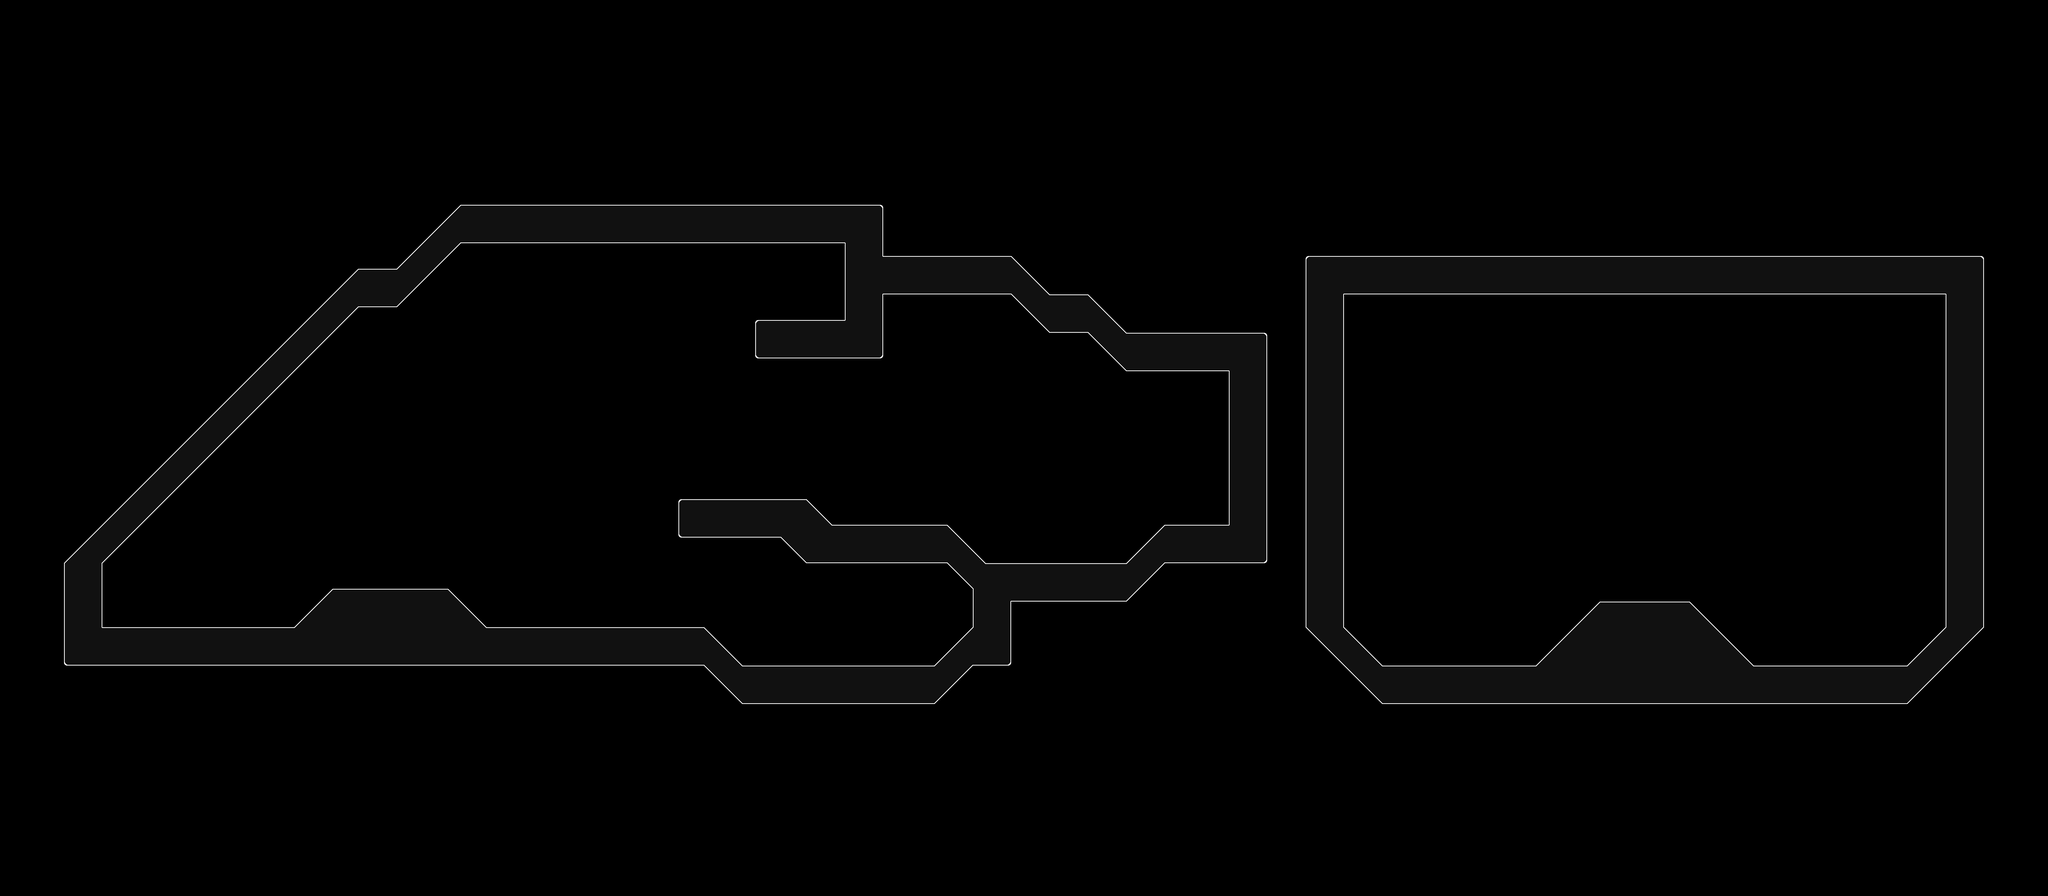

This game map was drawn from its Tiled (.tmx) file and the tilesets committed beside it. A one-line description and the trimmed map source follow:
An orthogonal 160x70 tile map with 32x32 px tiles, 1 tile layer (Tile Layer 1) and 113 objects (15x Multitrigger, 13x Text, 11x Particle, 10x Camera, 10x Dialog, ...).

<map version="1.10" tiledversion="1.11.0" orientation="orthogonal" renderorder="right-down" compressionlevel="0" width="160" height="70" tilewidth="32" tileheight="32" infinite="0" nextlayerid="4" nextobjectid="143">
 <properties>
  <property name="customShader" type="bool" value="true" />
  <property name="music" value="HUB" />
 </properties>
 <tileset firstgid="1" source="main_0.tsx" />
 <layer id="1" name="Tile Layer 1" width="160" height="70">
  <data>[11200 cells, 1371 non-empty, 17 distinct tile ids]</data>
 </layer>
 <objectgroup id="2" name="collision-layer">
  <object id="1" x="256" y="1568">
   <polyline points="0,0 480,0 576,-96 864,-96 960,0 1504,0 1600,96 2080,96 2176,0 2176,-96 2112,-160 1760,-160 1696,-224 1440,-224 1440,-320 1760,-320 1824,-256 2112,-256 2208,-160 2560,-160 2656,-256 2816,-256 2816,-640 2560,-640 2464,-736 2368,-736 2272,-832 1952,-832 1952,-672 1632,-672 1632,-768 1856,-768 1856,-960 896,-960 736,-800 640,-800 0,-160 0,0" />
  </object>
  <object id="106" x="3456" y="1664">
   <polyline points="0,0 384,0 544,-160 768,-160 928,0 1312,0 1408,-96 1408,-928 -96,-928 -96,-96 0,0" />
  </object>
 </objectgroup>
 <objectgroup id="3" name="event-layer">
  <object id="4" name="Dropthrough" type="Dropthrough" x="832" y="1248" width="288" height="8" />
  <object id="5" name="NavigationMultiplayer" type="NavigationMultiplayer" x="928" y="1376" width="96" height="96">
   <properties>
    <property name="modes" value="" />
    <property name="tag" value="MULTIPLAYER" />
    <property name="title" value="Navigations" />
    <property name="triggeredId" value="globalSpectatorActivation" />
   </properties>
  </object>
  <object id="6" name="Text" type="Text" x="928" y="1376" width="32" height="32">
   <properties>
    <property name="scale" type="float" value="0.3" />
    <property name="text" value="NAVIGATIONS" />
   </properties>
  </object>
  <object id="7" name="Armory" type="Armory" x="832" y="1152" width="96" height="96">
   <properties>
    <property name="triggeredId" value="armory" />
    <property name="unlock" type="bool" value="false" />
   </properties>
  </object>
  <object id="8" name="Reliquary" type="Reliquary" x="1024" y="1152" width="96" height="96">
   <properties>
    <property name="triggeredId" value="reliquary" />
    <property name="unlock" type="bool" value="false" />
   </properties>
  </object>
  <object id="9" name="Text" type="Text" x="832" y="1152" width="32" height="32">
   <properties>
    <property name="scale" type="float" value="0.3" />
    <property name="text" value="ARMORY" />
   </properties>
  </object>
  <object id="10" name="Text" type="Text" x="1024" y="1152" width="32" height="32">
   <properties>
    <property name="scale" type="float" value="0.3" />
    <property name="text" value="RELIQUARY" />
   </properties>
  </object>
  <object id="11" name="Dropthrough" type="Dropthrough" x="1120" y="1056" width="352" height="8" />
  <object id="12" name="Dropthrough" type="Dropthrough" x="1536" y="1248" width="160" height="8" />
  <object id="13" name="Arcanery" type="Arcanery" x="1312" y="1472" width="96" height="96">
   <properties>
    <property name="triggeredId" value="dispensary" />
    <property name="unlock" type="bool" value="false" />
   </properties>
  </object>
  <object id="14" name="Text" type="Text" x="1312" y="1472" width="32" height="32">
   <properties>
    <property name="scale" type="float" value="0.3" />
    <property name="text" value="ARCANERY" />
   </properties>
  </object>
  <object id="15" name="ChoiceBranch" type="ChoiceBranch" x="352" y="1472" width="96" height="96">
   <properties>
    <property name="closeAfterSelect" type="bool" value="true" />
    <property name="optionNames" value="COMMUNICATIONS_OPTIONS" />
    <property name="options" value="tourStart,poemStart" />
    <property name="title" value="COMMUNICATIONS" />
    <property name="triggeredId" value="communication" />
   </properties>
  </object>
  <object id="16" name="Text" type="Text" x="352" y="1472" width="32" height="32">
   <properties>
    <property name="scale" type="float" value="0.3" />
    <property name="text" value="COMMUNICATIONS" />
   </properties>
  </object>
  <object id="17" name="Dropthrough" type="Dropthrough" x="1728" y="800" width="160" height="8" />
  <object id="18" name="Dormitory" type="Dormitory" x="1888" y="1568" width="96" height="96">
   <properties>
    <property name="triggeredId" value="dormitory" />
    <property name="unlock" type="bool" value="false" />
   </properties>
  </object>
  <object id="19" name="Text" type="Text" x="1888" y="1568" width="32" height="32">
   <properties>
    <property name="scale" type="float" value="0.3" />
    <property name="text" value="DORMITORY" />
   </properties>
  </object>
  <object id="20" name="Painter" type="Painter" x="2208" y="1568" width="96" height="96" />
  <object id="21" name="Text" type="Text" x="2208" y="1568" width="32" height="32">
   <properties>
    <property name="scale" type="float" value="0.3" />
    <property name="text" value="PAINTER" />
   </properties>
  </object>
  <object id="22" name="Condtrigger" type="Condtrigger" x="480" y="1696" width="32" height="32">
   <properties>
    <property name="start" value="tour0" />
    <property name="sync" value="USER" />
    <property name="triggeredId" value="tourStart" />
    <property name="triggeringId" value="tour0" />
   </properties>
  </object>
  <object id="23" name="Multitrigger" type="Multitrigger" x="480" y="1760" width="32" height="32">
   <properties>
    <property name="triggeredId" value="tour0" />
    <property name="triggeringId" value="disableTour,tourDialog0" />
   </properties>
  </object>
  <object id="24" name="Alttrigger" type="Alttrigger" x="544" y="1760" width="32" height="32">
   <properties>
    <property name="triggeredId" value="disableTour" />
    <property name="triggeringId" value="tourStart" />
   </properties>
  </object>
  <object id="25" name="Multitrigger" type="Multitrigger" x="480" y="1824" width="32" height="32">
   <properties>
    <property name="triggeredId" value="tour1" />
    <property name="triggeringId" value="tourDialog1,tourCamera1,tourParticle1,tourParticle1p" />
   </properties>
  </object>
  <object id="26" name="Particle" type="Particle" x="544" y="1824" width="32" height="32">
   <properties>
    <property name="duration" type="float" value="3" />
    <property name="particle" value="MOMENTUM" />
    <property name="triggeredId" value="tourParticle1" />
    <property name="triggeringId" value="armory" />
   </properties>
  </object>
  <object id="27" name="Camera" type="Camera" x="672" y="1824" width="32" height="32">
   <properties>
    <property name="triggeredId" value="tourCamera1" />
    <property name="triggeringId" value="armory" />
    <property name="zoom" type="float" value="0" />
   </properties>
  </object>
  </objectgroup>
</map>
<!-- 87 of 113 objects omitted -->
